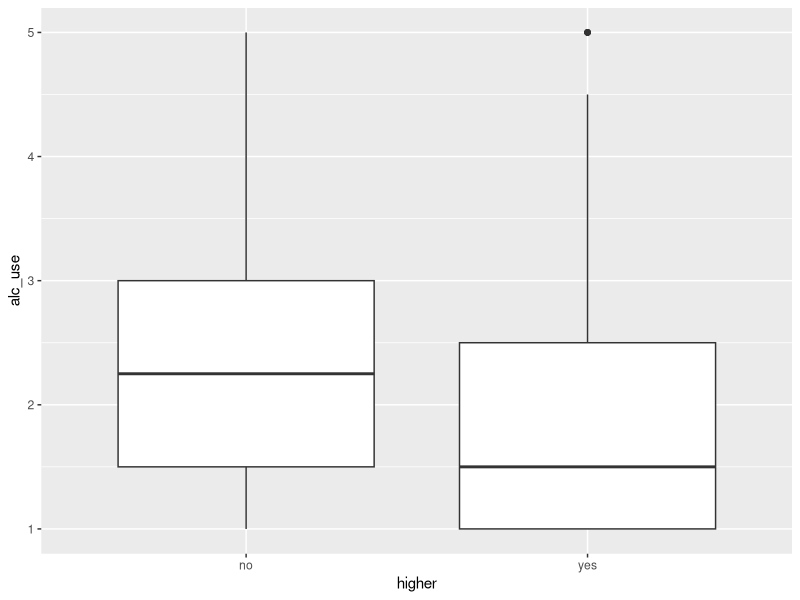
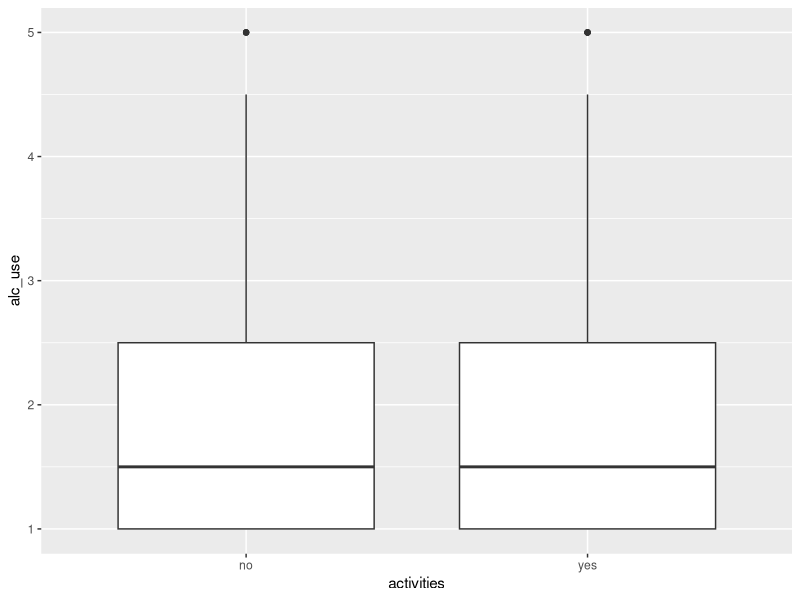
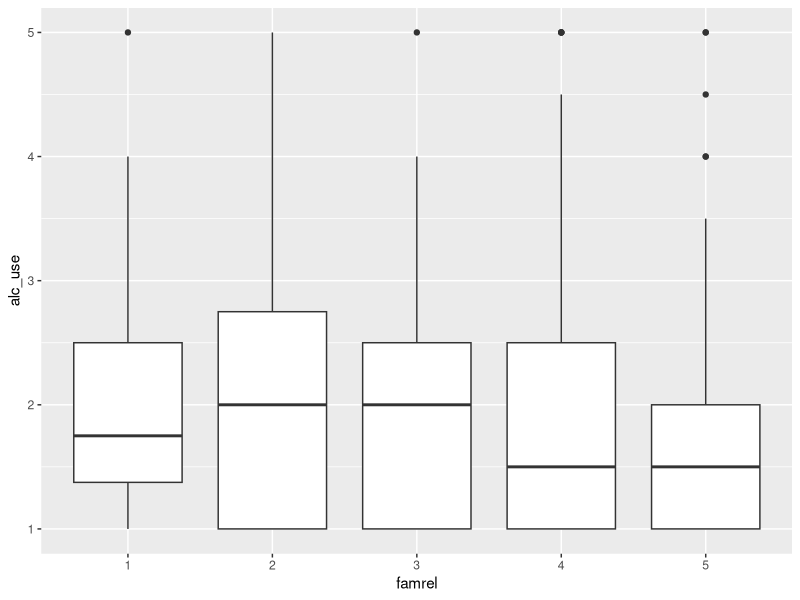
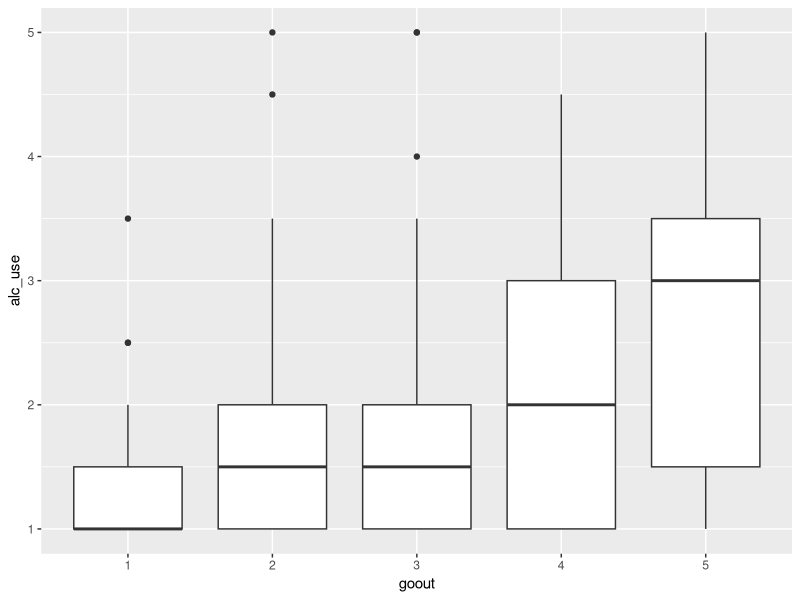

These charts were generated, in order, by the following R code:
## ---- chunk 1
date()
## ---- chunk 2
data <- read.table("data/alcohol_is_bad.csv", sep = ";", header = TRUE)
colnames(data)
## ---- chunk 3
library(ggplot2)
library(dplyr)
g1 <- ggplot(data = data, aes(x=higher, y = alc_use))
g1 + geom_boxplot()
data %>% group_by(higher, high_use) %>% summarise(count = n())

## ---- chunk 4
g1 <- ggplot(data = data, aes(x=activities, y = alc_use))
g1 + geom_boxplot()

data %>% group_by(activities, high_use) %>% summarise(count = n())
## ---- chunk 5
data$famrel <- as.character(data$famrel) #No idea what is wrong with this, I'd imagine it should work with integers as well but I guess not
g1 <- ggplot(data = data, aes(x=famrel, y = alc_use))
g1 + geom_boxplot()

data %>% group_by(famrel, high_use) %>% summarise(count = n())

## ---- chunk 6
data$goout <- as.character(data$goout) #No idea what is wrong with this, I'd imagine it should work with integers as well but I guess not
g1 <- ggplot(data = data, aes(x=goout, y = alc_use))
g1 + geom_boxplot()

